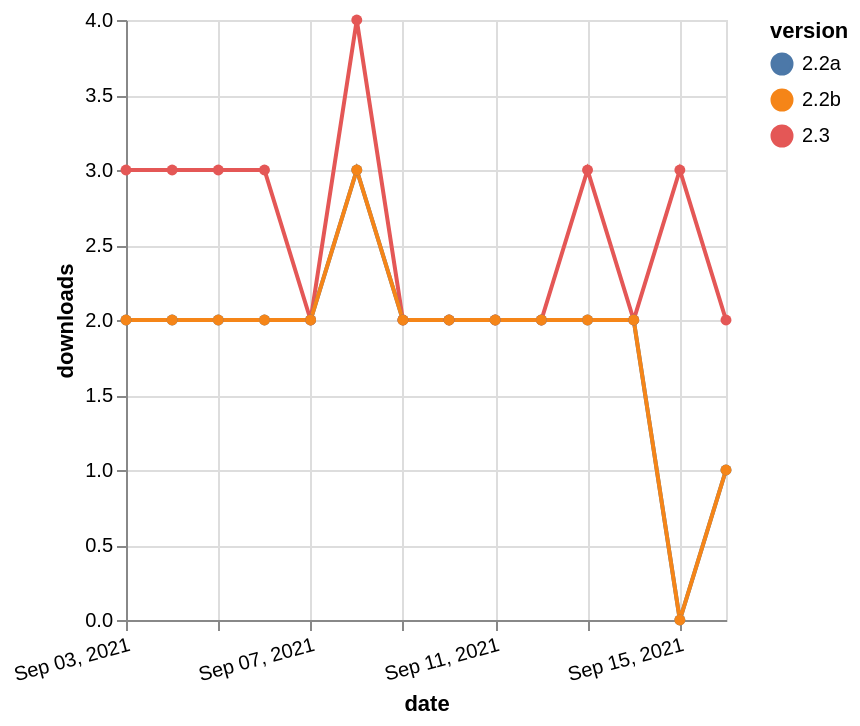

The Vega-Lite source for this figure:
### Vega-Lite specification from a JSON file in a GitHub repository (floating-point values rounded to 4 significant figures)
{"$schema": "https://vega.github.io/schema/vega-lite/v5.json", "description": "A simple bar chart with embedded data.", "data": {"values": [{"date": "2021-09-03", "total": 1778, "delta": 3, "version": "2.3"}, {"date": "2021-09-04", "total": 1781, "delta": 3, "version": "2.3"}, {"date": "2021-09-05", "total": 1784, "delta": 3, "version": "2.3"}, {"date": "2021-09-06", "total": 1787, "delta": 3, "version": "2.3"}, {"date": "2021-09-07", "total": 1789, "delta": 2, "version": "2.3"}, {"date": "2021-09-08", "total": 1793, "delta": 4, "version": "2.3"}, {"date": "2021-09-09", "total": 1795, "delta": 2, "version": "2.3"}, {"date": "2021-09-10", "total": 1797, "delta": 2, "version": "2.3"}, {"date": "2021-09-11", "total": 1799, "delta": 2, "version": "2.3"}, {"date": "2021-09-12", "total": 1801, "delta": 2, "version": "2.3"}, {"date": "2021-09-13", "total": 1804, "delta": 3, "version": "2.3"}, {"date": "2021-09-14", "total": 1806, "delta": 2, "version": "2.3"}, {"date": "2021-09-15", "total": 1809, "delta": 3, "version": "2.3"}, {"date": "2021-09-16", "total": 1811, "delta": 2, "version": "2.3"}, {"date": "2021-09-03", "total": 1835, "delta": 2, "version": "2.2a"}, {"date": "2021-09-04", "total": 1837, "delta": 2, "version": "2.2a"}, {"date": "2021-09-05", "total": 1839, "delta": 2, "version": "2.2a"}, {"date": "2021-09-06", "total": 1841, "delta": 2, "version": "2.2a"}, {"date": "2021-09-07", "total": 1843, "delta": 2, "version": "2.2a"}, {"date": "2021-09-08", "total": 1846, "delta": 3, "version": "2.2a"}, {"date": "2021-09-09", "total": 1848, "delta": 2, "version": "2.2a"}, {"date": "2021-09-10", "total": 1850, "delta": 2, "version": "2.2a"}, {"date": "2021-09-11", "total": 1852, "delta": 2, "version": "2.2a"}, {"date": "2021-09-12", "total": 1854, "delta": 2, "version": "2.2a"}, {"date": "2021-09-13", "total": 1856, "delta": 2, "version": "2.2a"}, {"date": "2021-09-14", "total": 1858, "delta": 2, "version": "2.2a"}, {"date": "2021-09-15", "total": 1858, "delta": 0, "version": "2.2a"}, {"date": "2021-09-16", "total": 1859, "delta": 1, "version": "2.2a"}, {"date": "2021-09-03", "total": 1823, "delta": 2, "version": "2.2b"}, {"date": "2021-09-04", "total": 1825, "delta": 2, "version": "2.2b"}, {"date": "2021-09-05", "total": 1827, "delta": 2, "version": "2.2b"}, {"date": "2021-09-06", "total": 1829, "delta": 2, "version": "2.2b"}, {"date": "2021-09-07", "total": 1831, "delta": 2, "version": "2.2b"}, {"date": "2021-09-08", "total": 1834, "delta": 3, "version": "2.2b"}, {"date": "2021-09-09", "total": 1836, "delta": 2, "version": "2.2b"}, {"date": "2021-09-10", "total": 1838, "delta": 2, "version": "2.2b"}, {"date": "2021-09-11", "total": 1840, "delta": 2, "version": "2.2b"}, {"date": "2021-09-12", "total": 1842, "delta": 2, "version": "2.2b"}, {"date": "2021-09-13", "total": 1844, "delta": 2, "version": "2.2b"}, {"date": "2021-09-14", "total": 1846, "delta": 2, "version": "2.2b"}, {"date": "2021-09-15", "total": 1846, "delta": 0, "version": "2.2b"}, {"date": "2021-09-16", "total": 1847, "delta": 1, "version": "2.2b"}]}, "width": "container", "mark": {"type": "line", "point": {"filled": true}}, "encoding": {"x": {"field": "date", "type": "temporal", "timeUnit": "yearmonthdate", "title": "date", "axis": {"labelAngle": -15}}, "y": {"field": "delta", "type": "quantitative", "title": "downloads"}, "color": {"field": "version", "type": "nominal"}, "tooltip": {"field": "delta"}}}
